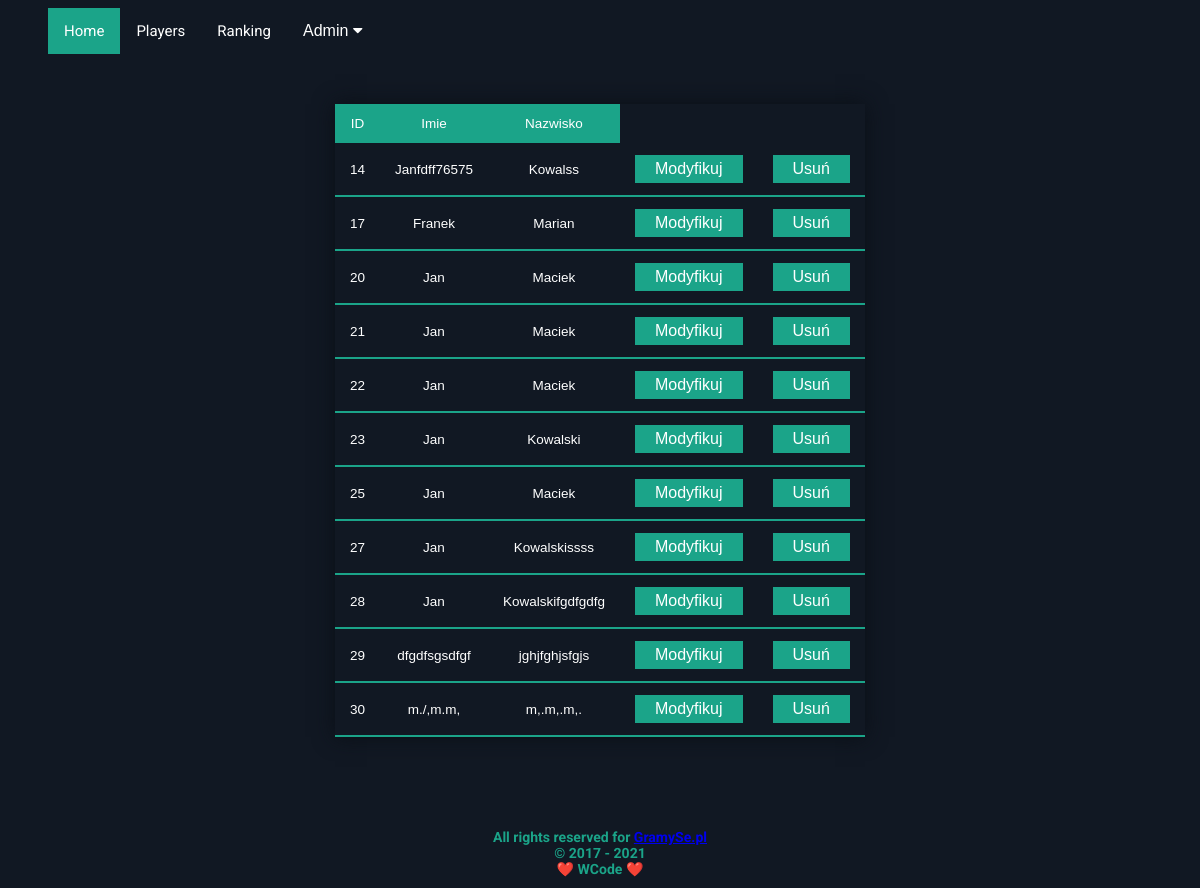
Page /index.php?mode=zarzadzanie on the committed database.
### tables this page shows
CREATE TABLE `szachy` (
  `id` int(11) NOT NULL,
  `Imie` text NOT NULL,
  `Nazwisko` text NOT NULL,
  `Punkty` int(11) NOT NULL,
  `Wygrane` int(11) NOT NULL,
  `Przegrane` int(11) NOT NULL,
  `Remisy` int(11) NOT NULL
);

### zarzadzanie.php (the view, shortened to what this page needs)
<?php
if(ISSET($_GET['submode'])){
            if($_GET['submode']=='imie, nazwisko'){
            $q="SELECT * FROM szachy WHERE imie='{$_GET['Imie']}', nazwisko='{$_GET['Nazwisko']}'";
            }} else {
            $q="SELECT * FROM szachy";
            }
            $result=$connect->query($q);
            echo<<<html
            <table class="table-chess">
                <thead>
                    <tr>
                        <td>ID</td>
                        <td>Imie</td>
                        <td>Nazwisko</td>
                    </tr>
                </thead>
            html;
            while($row=$result->fetch_object())
                {
                echo<<<html
                    <tbody>
                        <tr>
                            <td>$row->id</td>
                            <td>$row->Imie</td>
                            <td>$row->Nazwisko</td>
                            <td><a href='index.php?mode=modyfikuj&id={$row->id}'>Modyfikuj</a></td>
                            <td><a href='index.php?mode=usun&id={$row->id}' onclick="return confirm('Czy na pewno chcesz usunąć tą osobę?')">Usuń</a></td>
                        </tr>
                    </tbody>
                html;
                }
                echo "</table>";
?>

### include/main.css (style rules this page uses)
:root { --gramyse-color: #1ba489; --gramyse-light-gray: #111823; --gramyse-dark-gray: #0a0f16; }
html { text-align: center; font-size: 15px; font-family: 'Roboto', sans-serif; background-color: var(--gramyse-light-gray); }
td a:link, a:visited { background-color: var(--gramyse-color); border: none; color: #FFFFFF; padding: 5px 20px; text-align: center; -webkit-transition-duration: 0.4s; transition-duration: 0.4s; text-decoration: none; font-size: 16px; cursor: pointer; display: inline-block; }
.table-chess { margin-left: auto; margin-right: auto; border-collapse: collapse; font-size: 0.9em; font-family: sans-serif; color: #ffffff; min-width: 400px; box-shadow: 0 0 20px var(--gramyse-dark-gray); }
.table-chess thead tr { background-color: var(--gramyse-color); color: #ffffff; text-align: center; }
.table-chess th, .table-chess td { padding: 12px 15px; }
.table-chess tbody tr { border-bottom: 1px solid #dddddd; }
.table-chess tbody tr:last-of-type { border-bottom: 2px solid var(--gramyse-color); }

### rows in the picture
szachy: id "14", Imie "Janfdff76575", Nazwisko "Kowalss"
szachy: id "17", Imie "Franek", Nazwisko "Marian"
szachy: id "20", Imie "Jan", Nazwisko "Maciek"
szachy: id "21", Imie "Jan", Nazwisko "Maciek"
szachy: id "22", Imie "Jan", Nazwisko "Maciek"
szachy: id "23", Imie "Jan", Nazwisko "Kowalski"
szachy: id "25", Imie "Jan", Nazwisko "Maciek"
szachy: id "27", Imie "Jan", Nazwisko "Kowalskissss"
szachy: id "28", Imie "Jan", Nazwisko "Kowalskifgdfgdfg"
szachy: id "29", Imie "dfgdfsgsdfgf", Nazwisko "jghjfghjsfgjs"
szachy: id "30", Imie "m./,m.m,", Nazwisko "m,.m,.m,."
